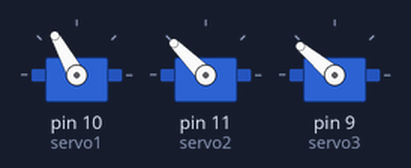
This sketch was run on a simulated Arduino Uno, built with avr-gcc and run on an emulated ATmega328P. On the bench: 3 × servo.

Above: at 0.22 s.
At 4.47 s:
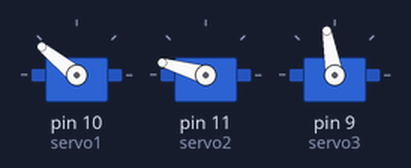
At 9.14 s:
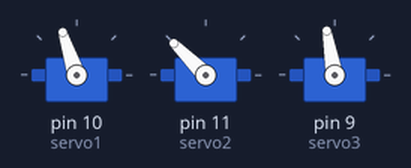
At 13.8 s:
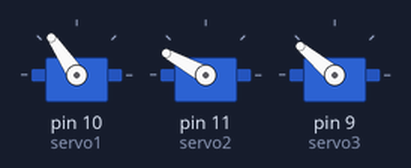
At 20.34 s:
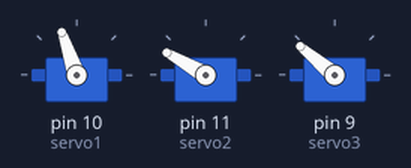
At 26.6 s:
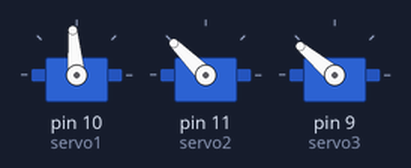
Timing chart, 0 to 40.0 s (numbered marks = the images above):
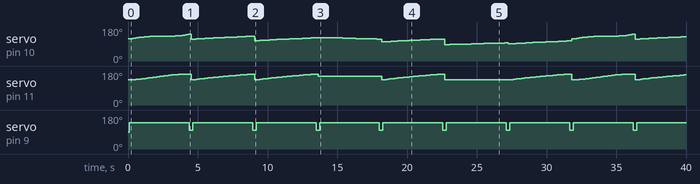

The sketch:

writer.ino
```cpp
/*
 *  shittyCode for the shittyWriter
 *  author: fahadshihab
 */

#define NSTEPS 40

#include <Servo.h>

Servo servo1, servo2, servo3;

class Vec2 {
  public:
  float x;
  float y;

  Vec2() {
    x = 0;
    y = 0;
  }

  Vec2(float x0, float y0) {
    x = x0;
    y = y0;
  }

  Vec2 operator + (Vec2 const &a){
    Vec2 ans;
    ans.x = x + a.x;
    ans.y = y + a.y;
    return ans;
  }

  Vec2 operator - (Vec2 const &a){
    Vec2 ans;
    ans.x = x - a.x;
    ans.y = y - a.y;
    return ans;
  }

  float dot(Vec2 a){
    return x*a.x + y*a.y;
  }

  Vec2 mult(float a){
    Vec2 ans;
    ans.x = x * a;
    ans.y = y * a;
    return ans;
  }
};

int pos = 90;
float flag = 0.05;
float theta1 = 90;
float theta2 = 90;
int thetap = 135;
float x = 0.0;
float y = 14.0;

void setup() {
  servo1.attach(10);
  servo2.attach(11);
  servo3.attach(9);
}

void loop() {
  drawChar('S', Vec2(8.3, 1.75), 2);
  drawChar('H', Vec2(10.8, 1.75), 2);
  drawChar('I', Vec2(13.3, 1.75), 2);
  drawChar('T', Vec2(15.8, 1.75), 2);
}

void penUp() {
  servo3.write(100);
  delay(150);
}

void penDown() {
  servo3.write(140);
  delay(150);
}


void setPosition2(float x, float y){
  float r2 = x*x + y*y;
  float alpha3 = acos((128-r2)/128);
  float beta1 = acos(x/sqrt(r2));
  float radtheta1 = (PI-alpha3)/2 + beta1;
  float radtheta2 = 1.5*PI - alpha3;
  theta1 = radtheta1 * 180.0/PI;
  theta2 = radtheta2 * 180.0/PI;
  servo2.write(theta2);
  servo1.write(theta1);
  delay(100);
}


float rmin = 12.0;
float rmax = 15.5;
void setPosition(float x, float y){
  float r = rmin + y;
  float theta = radians(135 - (90.0*x/21.6));
  float xnew = r * cos(theta);
  float ynew = r * sin(theta);
  setPosition2(xnew, ynew);
}

void line(Vec2 P0, Vec2 P1, int steps){
  Vec2 dP = P1 - P0;
  Vec2 P;
  float dt = 1.0/steps;
  float t = 0;
  for(int i=0; i<=steps; ++i){
    P = P0 + dP.mult(i * dt);
    setPosition(P.x, P.y);
  }
}

void cubicBezier(Vec2 P0, Vec2 P1, Vec2 P2, Vec2 P3, int steps=NSTEPS){
  Vec2 B;
  float dt = 1.0/steps;
  float t = 0;
  float it = 1 - t;
  for(int i=0; i<=steps; ++i){
    t = i * dt;
    it = 1 - t;
    B = P0.mult(it * it * it);
    B = B + P1.mult(3 * it * it * t);
    B = B + P2.mult(3 * it * t * t);
    B = B + P3.mult(t * t * t);
    setPosition(B.x, B.y);
  }
}

void drawChar(char letter, Vec2 P0, float scale){
  switch(letter){
    case 'C':
      setPosition(P0.x + 0.5*scale, P0.y + 0.5*scale);
      penDown();
      cubicBezier(Vec2(0.5, 0.5).mult(scale) + P0,
                  Vec2(-0.75, 0.5).mult(scale) + P0,
                  Vec2(-0.75, -0.5).mult(scale) + P0,
                  Vec2(0.5, -0.5).mult(scale) + P0, NSTEPS);
      penUp();
      break;
    case 'E':
      setPosition(P0.x + 0.5*scale, P0.y + 0.5*scale);
      penDown();
      line(Vec2(0.5, 0.5).mult(scale) + P0, Vec2(-0.5, 0.5).mult(scale) + P0, NSTEPS);
      line(Vec2(-0.5, 0.5).mult(scale) + P0, Vec2(-0.5, -0.5).mult(scale) + P0, NSTEPS);
      line(Vec2(-0.5, -0.5).mult(scale) + P0, Vec2(0.5, -0.5).mult(scale) + P0, NSTEPS);
      penUp();
      setPosition(P0.x - 0.5*scale, P0.y);
      penDown();
      line(Vec2(-0.5, 0.0).mult(scale) + P0, Vec2(0.5, 0.0).mult(scale) + P0, NSTEPS);
      penUp();
      break;
    case 'H':
      setPosition(P0.x - 0.5*scale, P0.y + 0.5*scale);
      penDown();
      line(Vec2(-0.5, 0.5).mult(scale) + P0, Vec2(-0.5, -0.5).mult(scale) + P0, NSTEPS);
      penUp();
      setPosition(P0.x + 0.5*scale, P0.y + 0.5*scale);
      penDown();
      line(Vec2(0.5, 0.5).mult(scale) + P0, Vec2(0.5, -0.5).mult(scale) + P0, NSTEPS);
      penUp();
      setPosition(P0.x - 0.5*scale, P0.y);
      penDown();
      line(Vec2(-0.5, 0.0).mult(scale) + P0, Vec2(0.5, 0.0).mult(scale) + P0, NSTEPS);
      penUp();
      break;
    case 'I':
      setPosition(P0.x, P0.y + 0.5*scale);
      penDown();
      line(Vec2(0.0, 0.5).mult(scale) + P0, Vec2(0.0, -0.5).mult(scale) + P0, NSTEPS);
      penUp();
      break;
    case 'L':
      setPosition(P0.x - 0.5*scale, P0.y + 0.5*scale);
      penDown();
      line(Vec2(-0.5, 0.5).mult(scale) + P0, Vec2(-0.5, -0.5).mult(scale) + P0, NSTEPS);
      line(Vec2(-0.5, -0.5).mult(scale) + P0, Vec2(0.5, -0.5).mult(scale) + P0, NSTEPS);
      penUp();
      break;
    case 'S':
      setPosition(P0.x + 0.5*scale, P0.y + 0.5*scale);
      penDown();
      cubicBezier(Vec2(0.5, 0.5).mult(scale) + P0,
                  Vec2(-2, 0.5).mult(scale) + P0,
                  Vec2(2, -0.5).mult(scale) + P0,
                  Vec2(-0.5, -0.5).mult(scale) + P0, NSTEPS);
      penUp();
      break;
    case 'T':
      setPosition(P0.x + 0.5*scale, P0.y + 0.5*scale);
      penDown();
      line(Vec2(0.5, 0.5).mult(scale) + P0, Vec2(-0.5, 0.5).mult(scale) + P0, NSTEPS);
      penUp();
      setPosition(P0.x, P0.y + 0.5*scale);
      penDown();
      line(Vec2(0.0, 0.5).mult(scale) + P0, Vec2(0.0, -0.5).mult(scale) + P0, NSTEPS);
      penUp();
      break;
    case 'U':
      setPosition(P0.x - 0.5*scale, P0.y + 0.5*scale);
      penDown();
      cubicBezier(Vec2(-0.5, 0.5).mult(scale) + P0,
                  Vec2(-0.5, -0.75).mult(scale) + P0,
                  Vec2(0.5, -0.75).mult(scale) + P0,
                  Vec2(0.5, 0.5).mult(scale) + P0, NSTEPS);
      penUp();
      break;
  }
}
```

Measured:
- by itself, servo on pin 9 (servo3): alternates 140° for 4.3 s and 100° for 0.25 s
- by itself, servo on pin 11 (servo2): 135° → 136° at 0.56 s, → 137° 0.20 s later, → 138° 0.20 s later, → 139° 0.10 s later, … (206 changes in this stretch)
